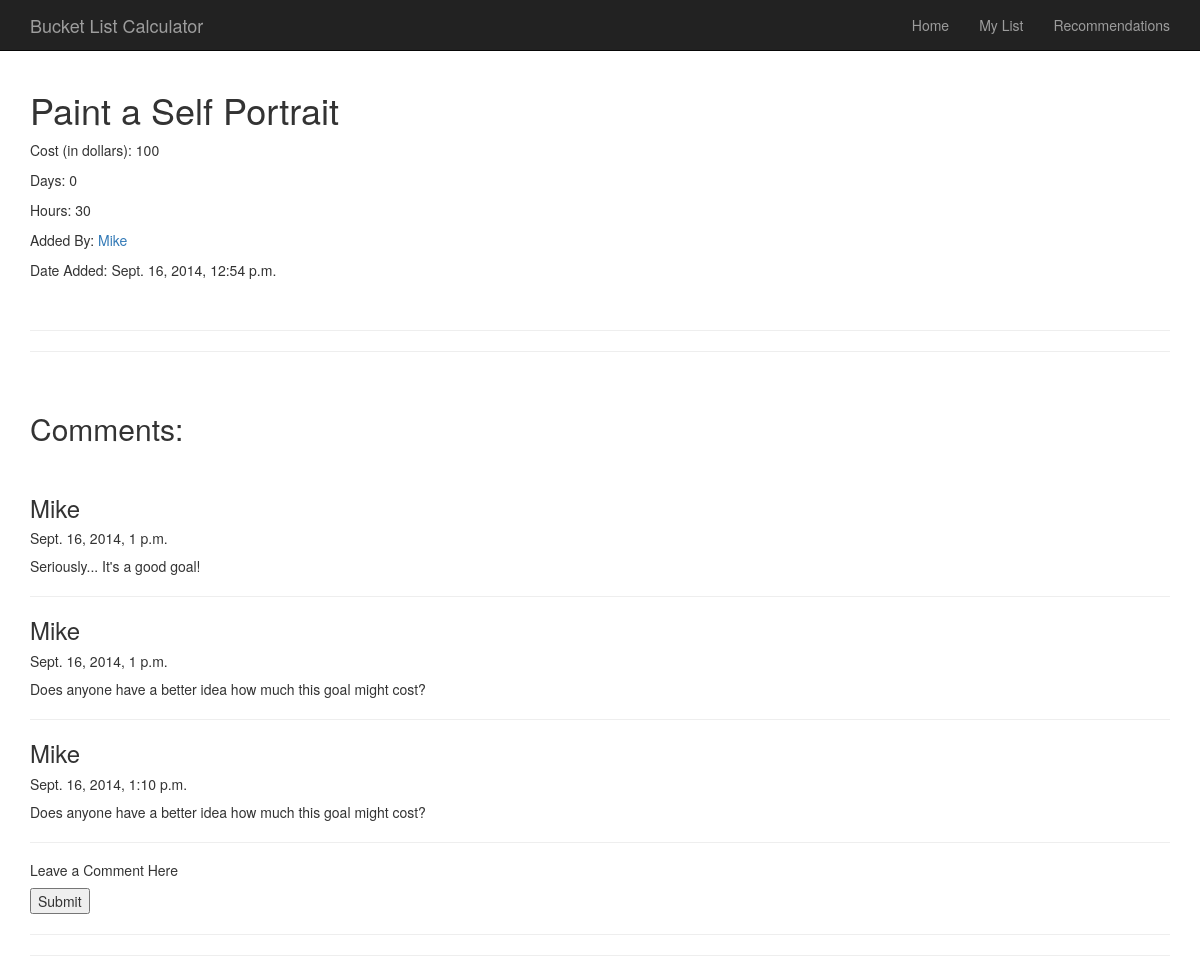
The page /bucketlist/item/123/ (signed in) on the database its author committed.
### BucketList/models.py (models this page shows, shortened)
class BucketListItem(models.Model):
    text = models.CharField(max_length = 200)
    pub_by = models.ForeignKey(User,editable = False)
    pub_date = models.DateTimeField(editable=False)
    goal_type = models.CharField(choices = CHOICES, max_length = 200)
    cost = models.IntegerField(max_length = 20)
    time = models.IntegerField(max_length = 20)
    hours = models.IntegerField(max_length = 20)
    crossed_off = models.BooleanField(editable = False, default = False)
    how_many_items = models.IntegerField(editable = False, default = 1)
    def __unicode__(self):
        return self.text
    def recently_added(self):
        return self.pub_date >= timezone.now() - datetime.timedelta(days = 1)
    recently_added.boolean = True

class Comment(models.Model):
    created = models.DateTimeField(editable =False)
    author = models.CharField(max_length = 100, editable = False)
    body = models.TextField()
    item = models.ForeignKey(BucketListItem)

### BucketList/views.py (the view)
# urls.py: url(r'^item/(?P<id>\w+)/', views.index_items, name = 'index items'),
@login_required
def index_items(request, id):
    item = BucketListItem.objects.get(pk = id)
    current_user = UserProfile.objects.get(pk = request.user.id)
    comments = Comment.objects.filter(item = item)
    if request.POST:
        form = CommentForm(request.POST)
        if form.is_valid():
            body = form.cleaned_data['body']
            my_model = form.save(commit = False)
            my_model.created = timezone.now()
            my_model.author = current_user.user
            my_model.item = item
            my_model.body = body
            my_model.save()
            form = CommentForm()
    else:
        form = CommentForm()
    context = {'item': item,
                      'id': id,
                      'comments': comments,
                      'form': form,
                      }
    return render(request, 'BucketList/index_items.html', context)

### BucketList/templates/BucketList/index_items.html (shortened to what this page needs)
{% extends 'base.html' %}
{% block content %}
{% if item %}
    {% if item.crossed_off %}
        <h1 style="text-decoration: line-through;">{{item}}</h1>
    {% else %}
        <h1>{{item}}</h1>
    {% endif %}
        <p>Cost (in dollars):   {{item.cost}}</p>
        <p>Days:   {{item.time}}</p>
        <p>Hours: {{item.hours}}</p>
        <p>Added By:   <a href='/bucketlist/userstats/{{item.pub_by}}/'>{{item.pub_by}}</a></p>
        {% load avatar_tags %}
        <p>Date Added:   {{item.pub_date}}</p>
        <br>
        <hr>
        <hr>
        <br>
        <h2>Comments:</h2>
        <br>
        {% if comments %}
            {% for comment in comments %}
                <div>
                    <h3>{{comment.author}}</h3>
                    <h5>{{comment.created}}</h3>
                    <p>{{comment.body}}</h3>
                </div>
                <hr>
            {% endfor %}
        {% else %}
            <p>There are no comments yet.  Be the first to add one!</p>
        {% endif %}
        <h5>Leave a Comment Here</h5>
        <form action="/bucketlist/item/{{id}}/" method = "post">
            <input type = "submit" value = "Submit">
        </form>
{% else %}
    <p>There seems to have been an error.</p>
{% endif %}
{% endblock content %}

### templates/base.html (style rules this page uses)
body { padding-top: 70px; }

### rows shown on the page
BucketListItem: text "Paint a Self Portrait", cost "100", time "0", hours "30", pub_by "Mike", pub_date "Sept. 16, 2014, 12:54 p.m."
Comment: author "Mike", created "Sept. 16, 2014, 1 p.m.", body "Seriously... It's a good goal!"
Comment: author "Mike", created "Sept. 16, 2014, 1 p.m.", body "Does anyone have a better idea how much this goal might cost?"
Comment: author "Mike", created "Sept. 16, 2014, 1:10 p.m.", body "Does anyone have a better idea how much this goal might cost?"
